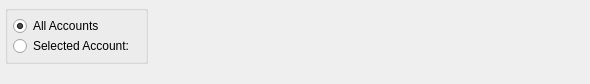
<?xml version="1.0" encoding="UTF-8"?>
<ui version="4.0">
 <comment>This file is part of the xTuple ERP: PostBooks Edition, a free and
open source Enterprise Resource Planning software suite,
Copyright (c) 1999-2011 by OpenMFG LLC, d/b/a xTuple.
It is licensed to you under the Common Public Attribution License
version 1.0, the full text of which (including xTuple-specific Exhibits)
is available at www.xtuple.com/CPAL.  By using this software, you agree
to be bound by its terms.</comment>
 <class>dspInvoiceRegister</class>
 <widget class="QWidget" name="dspInvoiceRegister">
  <property name="geometry">
   <rect>
    <x>0</x>
    <y>0</y>
    <width>590</width>
    <height>84</height>
   </rect>
  </property>
  <property name="windowTitle">
   <string>Invoice Register</string>
  </property>
  <layout class="QHBoxLayout" name="horizontalLayout">
   <item>
    <layout class="QVBoxLayout">
     <property name="spacing">
      <number>0</number>
     </property>
     <item>
      <widget class="QGroupBox" name="_accountGroup">
       <property name="title">
        <string/>
       </property>
       <layout class="QVBoxLayout">
        <property name="spacing">
         <number>0</number>
        </property>
        <property name="margin">
         <number>5</number>
        </property>
        <item>
         <widget class="QRadioButton" name="_allAccounts">
          <property name="text">
           <string>All Accounts</string>
          </property>
          <property name="checked">
           <bool>true</bool>
          </property>
         </widget>
        </item>
        <item>
         <layout class="QHBoxLayout">
          <property name="spacing">
           <number>5</number>
          </property>
          <item>
           <widget class="QRadioButton" name="_selectedAccount">
            <property name="text">
             <string>Selected Account:</string>
            </property>
           </widget>
          </item>
          <item>
           <widget class="GLCluster" name="_account">
            <property name="enabled">
             <bool>false</bool>
            </property>
           </widget>
          </item>
         </layout>
        </item>
       </layout>
      </widget>
     </item>
     <item>
      <spacer>
       <property name="orientation">
        <enum>Qt::Vertical</enum>
       </property>
       <property name="sizeType">
        <enum>QSizePolicy::Expanding</enum>
       </property>
       <property name="sizeHint" stdset="0">
        <size>
         <width>20</width>
         <height>0</height>
        </size>
       </property>
      </spacer>
     </item>
    </layout>
   </item>
   <item>
    <layout class="QVBoxLayout">
     <property name="spacing">
      <number>0</number>
     </property>
     <item>
      <widget class="DateCluster" name="_dates"/>
     </item>
     <item>
      <spacer name="verticalSpacer">
       <property name="orientation">
        <enum>Qt::Vertical</enum>
       </property>
       <property name="sizeHint" stdset="0">
        <size>
         <width>20</width>
         <height>0</height>
        </size>
       </property>
      </spacer>
     </item>
    </layout>
   </item>
   <item>
    <spacer>
     <property name="orientation">
      <enum>Qt::Horizontal</enum>
     </property>
     <property name="sizeType">
      <enum>QSizePolicy::Expanding</enum>
     </property>
     <property name="sizeHint" stdset="0">
      <size>
       <width>13</width>
       <height>20</height>
      </size>
     </property>
    </spacer>
   </item>
  </layout>
 </widget>
 <layoutdefault spacing="5" margin="5"/>
 <pixmapfunction>qPixmapFromMimeSource</pixmapfunction>
 <customwidgets>
  <customwidget>
   <class>DateCluster</class>
   <extends>QWidget</extends>
   <header>datecluster.h</header>
  </customwidget>
  <customwidget>
   <class>GLCluster</class>
   <extends>QWidget</extends>
   <header>glcluster.h</header>
  </customwidget>
 </customwidgets>
 <tabstops>
  <tabstop>_allAccounts</tabstop>
  <tabstop>_selectedAccount</tabstop>
  <tabstop>_account</tabstop>
  <tabstop>_dates</tabstop>
 </tabstops>
 <resources/>
 <connections>
  <connection>
   <sender>_selectedAccount</sender>
   <signal>toggled(bool)</signal>
   <receiver>_account</receiver>
   <slot>setEnabled(bool)</slot>
   <hints>
    <hint type="sourcelabel">
     <x>20</x>
     <y>20</y>
    </hint>
    <hint type="destinationlabel">
     <x>20</x>
     <y>20</y>
    </hint>
   </hints>
  </connection>
 </connections>
</ui>
